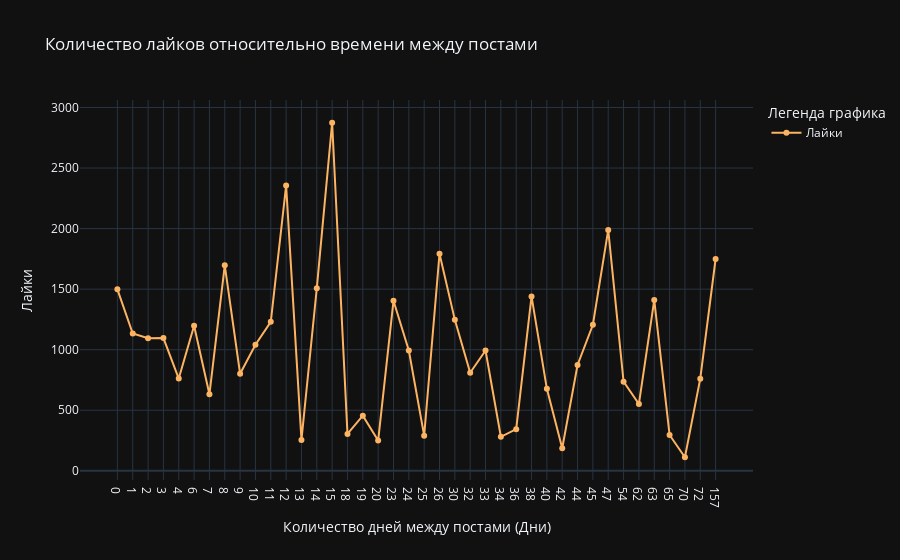

Notebook source saved alongside this figure:
### Markdown cell above
## Количество лайков относительно времени между постами (Среднее)

### Code cell
df_difference = df_difference.groupby('diff_time')['likes'].mean().reset_index().sort_values('diff_time')

fig = px.line(df_difference,
             x='diff_time',
             y='likes',
             title='Количество лайков относительно времени между постами',
             template='plotly_dark'
)

fig.update_traces(
    line_color=px.colors.qualitative.Set3[5],
    name='Лайки',
    mode='markers+lines',
    showlegend=True
)

fig.update_layout(barmode='group',
                  showlegend=True,
                  legend_title='Легенда графика',
)

fig.update_yaxes(title_text='Лайки')
fig.update_xaxes(title_text='Количество дней между постами (Дни)', type='category')

fig.show()

### Figure 1 — Plotly figure (JSON) as saved in the notebook; plotly's stock layout.template omitted (floating-point values rounded to 4 significant figures)
{"data": [{"hovertemplate": "diff_time=%{x}<br>likes=%{y}<extra></extra>", "legendgroup": "", "line": {"color": "rgb(253,180,98)", "dash": "solid"}, "marker": {"symbol": "circle"}, "mode": "markers+lines", "name": "Лайки", "orientation": "v", "showlegend": true, "type": "scatter", "x": [0, 1, 2, 3, 4, 6, 7, 8, 9, 10, 11, 12, 13, 14, 15, 18, 19, 20, 23, 24, 25, 26, 30, 32, 33, 34, 36, 38, 40, 42, 44, 45, 47, 54, 62, 63, 65, 70, 72, 157], "xaxis": "x", "y": [1498.0, 1134.0, 1096.0, 1096.0, 761.8, 1198.0, 632, 1697, 801.5, 1042.0, 1230, 2355, 255, 1508, 2874, 305, 455, 250, 1404, 993, 290, 1792, 1246.0, 810, 993, 281, 344, 1440, 677, 186, 874, 1206, 1989, 736, 552, 1410, 296, 112, 761, 1749], "yaxis": "y"}], "layout": {"barmode": "group", "legend": {"title": {"text": "Легенда графика"}, "tracegroupgap": 0}, "showlegend": true, "title": {"text": "Количество лайков относительно времени между постами"}, "xaxis": {"anchor": "y", "domain": [0, 1], "title": {"text": "Количество дней между постами (Дни)"}, "type": "category"}, "yaxis": {"anchor": "x", "domain": [0, 1], "title": {"text": "Лайки"}}}}
